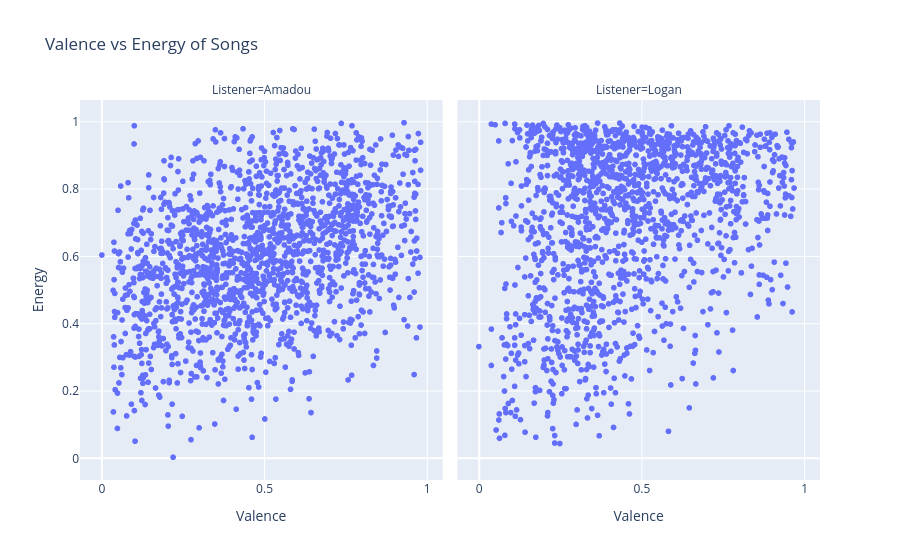

Source (notebook cell):
### Code cell
fig = px.scatter(
    data,
    x="Valence",
    y="Energy",
    facet_col="Listener",
    hover_data=["Track Name", "Artist Name(s)", "Genres"],
    title="Valence vs Energy of Songs"
)

fig.show()

### Figure 1 — Plotly figure (JSON) as saved in the notebook; plotly's stock layout.template omitted (floating-point values rounded to 4 significant figures; data arrays with more than 128 entries replaced by an {"elided": "..."} marker saying what was removed)
{"data": [{"customdata": {"elided": "1663x3 str values"}, "hovertemplate": "Listener=Amadou<br>Valence=%{x}<br>Energy=%{y}<br>Track Name=%{customdata[0]}<br>Artist Name(s)=%{customdata[1]}<br>Genres=%{customdata[2]}<extra></extra>", "legendgroup": "", "marker": {"color": "#636efa", "symbol": "circle"}, "mode": "markers", "name": "", "showlegend": false, "type": "scattergl", "x": {"elided": "1663 float values"}, "xaxis": "x", "y": {"elided": "1663 float values"}, "yaxis": "y"}, {"customdata": {"elided": "1534x3 str values"}, "hovertemplate": "Listener=Logan<br>Valence=%{x}<br>Energy=%{y}<br>Track Name=%{customdata[0]}<br>Artist Name(s)=%{customdata[1]}<br>Genres=%{customdata[2]}<extra></extra>", "legendgroup": "", "marker": {"color": "#636efa", "symbol": "circle"}, "mode": "markers", "name": "", "showlegend": false, "type": "scattergl", "x": {"elided": "1534 float values"}, "xaxis": "x2", "y": {"elided": "1534 float values"}, "yaxis": "y2"}], "layout": {"annotations": [{"font": {}, "showarrow": false, "text": "Listener=Amadou", "x": 0.245, "xanchor": "center", "xref": "paper", "y": 1, "yanchor": "bottom", "yref": "paper"}, {"font": {}, "showarrow": false, "text": "Listener=Logan", "x": 0.755, "xanchor": "center", "xref": "paper", "y": 1, "yanchor": "bottom", "yref": "paper"}], "legend": {"tracegroupgap": 0}, "title": {"text": "Valence vs Energy of Songs"}, "xaxis": {"anchor": "y", "domain": [0, 0.49], "title": {"text": "Valence"}}, "xaxis2": {"anchor": "y2", "domain": [0.51, 1], "matches": "x", "title": {"text": "Valence"}}, "yaxis": {"anchor": "x", "domain": [0, 1], "title": {"text": "Energy"}}, "yaxis2": {"anchor": "x2", "domain": [0, 1], "matches": "y", "showticklabels": false}}}
